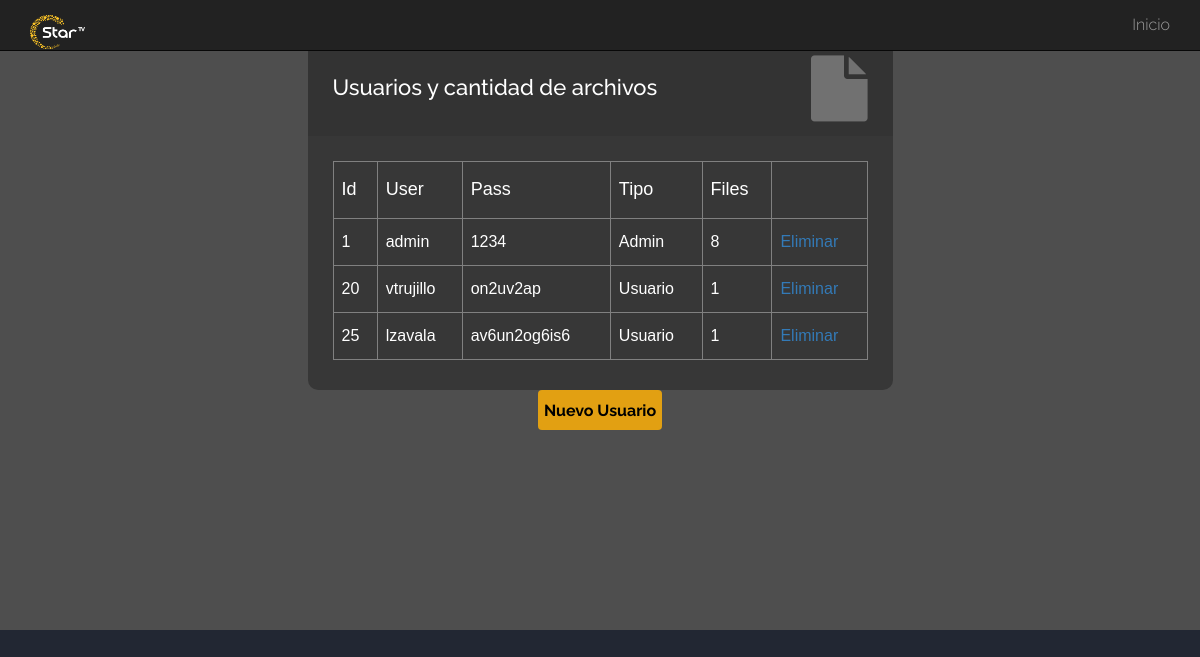
The app's page /vistas/vista_ver_usuarios.php with its own data.
### tables this page shows
CREATE TABLE `users` (
  `id_user` int(20) NOT NULL,
  `usuario` varchar(30) NOT NULL,
  `pass` varchar(30) NOT NULL,
  `nombre` varchar(30) NOT NULL,
  `correo` varchar(30) NOT NULL,
  `tipo_usuario` int(2) NOT NULL
);

### controller/control_ver_usuarios.php (the view, shortened to what this page needs)
<?php
include "../config/database.php";
$query_usuarios = "SELECT
    users.id_user AS 'id',
    users.usuario AS 'user',
    users.tipo_usuario AS 'tipo',
    users.pass,
    COUNT(files.id_usuario) AS 'count'
FROM
    share_files.users
        JOIN
    share_files.files ON users.id_user = files.id_usuario
GROUP BY users.id_user , users.usuario , users.tipo_usuario, users.pass";
$query_todos_usuarios = "select * from users";
$res_query_todos_usuarios = $conexion->query($query_todos_usuarios);
$res_query_usuarios = $conexion->query($query_usuarios);
echo "<table id='tablaGeneral'> ";
echo '<tr>';
echo '<td><h4><strong>Id</strong></h4></td>';
echo '<td><h4><strong>User</strong></h4></td>';
echo '<td><h4><strong>Pass</strong></h4></td>';
echo '<td><h4><strong>Tipo</strong></h4></td>';
echo '<td><h4><strong>Files</strong></h4></td>';
echo '<td></td>';
echo '</tr>';
foreach ($res_query_todos_usuarios as $usuarioGlobal) {
    $idUsuarioGeneral = $usuarioGlobal["id_user"];
    foreach ($res_query_usuarios as $fila) {
        $id = $fila['id'];
        $usuario = $fila['user'];
        $tipo = $fila['tipo'];
        $contrasena = $fila["pass"];
        $cont = $fila['count'];
        if ($tipo == 1) {
            $tipo_string = "Admin";
        } else {
            $tipo_string = "Usuario";
        }
        if ($id == $idUsuarioGeneral) {
            echo '<tr>';
            echo "<td>$id</td>";
            echo "<td>$usuario</td>";
            echo "<td>$contrasena</td>";
            echo "<td>$tipo_string</td>";
            echo "<td>$cont</td>";
            echo "<td><a href='../config/eliminar.php?id_usuario=$id'>Eliminar</a></td>";
            echo '</tr>';
        }
    }
}
echo '</table>';

### library/css/custom.css (style rules this page uses)
body { font-family: 'Raleway'; font-size: 16px; font-weight: 300; color: #fff; line-height: 30px; text-align: center; background-color: #222733; }
strong { font-weight: 500; }
a, a:hover, a:focus { text-decoration: none; }

### library/css/css.css (style rules this page uses)
#tablaGeneral { font-family: Arial, "Helvetica Neue", Helvetica, sans-serif; border-collapse: collapse; width: 100%; }
#tablaGeneral td, #tablaGeneral th { border: 1px solid gray; padding: 8px; }
#tablaGeneral td { text-align: justify; }

### records on screen
users: id_user "1", usuario "admin", pass "1234", tipo_usuario "Admin", cont "8"
users: id_user "20", usuario "vtrujillo", pass "on2uv2ap", tipo_usuario "Usuario", cont "1"
users: id_user "25", usuario "lzavala", pass "av6un2og6is6", tipo_usuario "Usuario", cont "1"
